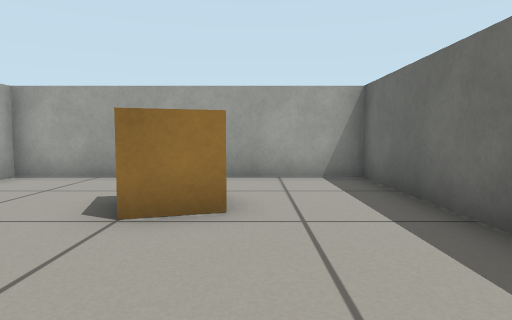
View 1 (above)

23 first-person views from a walk through a world built for the Gazebo simulator. The camera is 0.45 m above the floor, tilts 4° down and sees 75° across. The floor is counted in squares, 0.5 m on a side. Each view is taken from the middle of a square. On the plan, view 1 faces up. The plan holds only what a view shows up to about 12 squares ahead; the rest is blank.

View 2
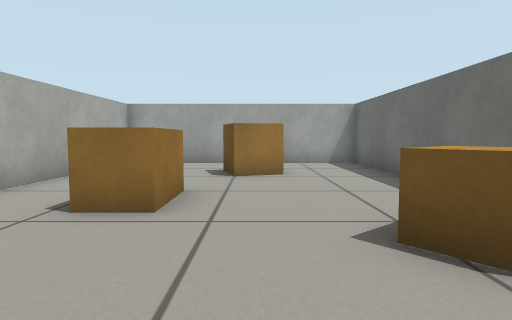

View 3
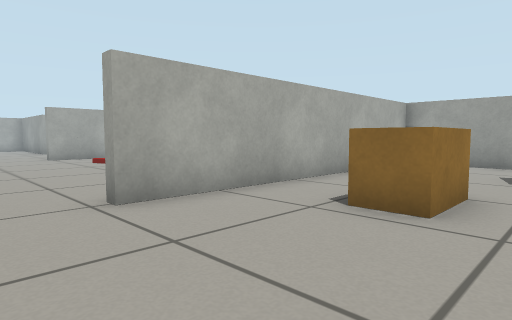

View 4
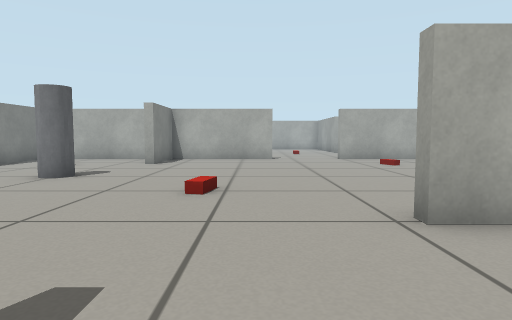

View 5
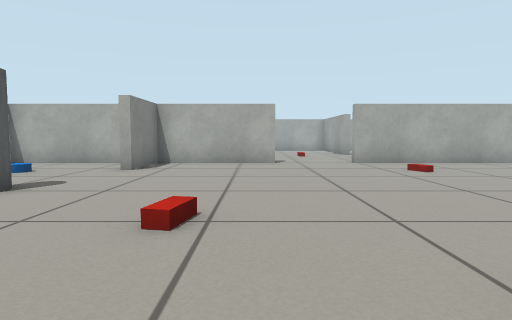

View 6
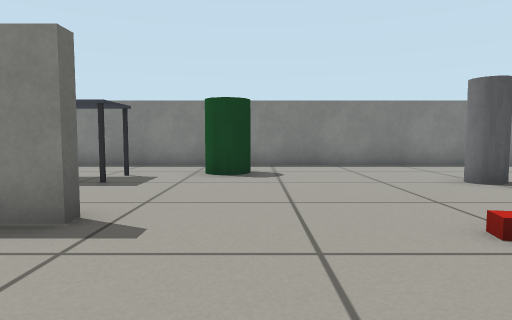

View 7
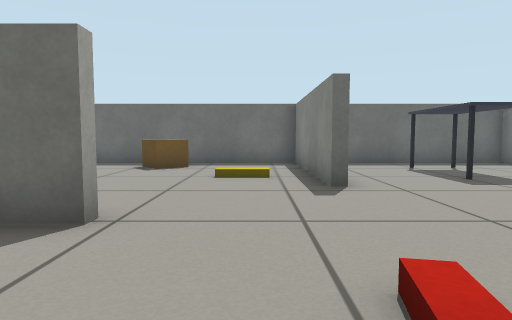

View 8
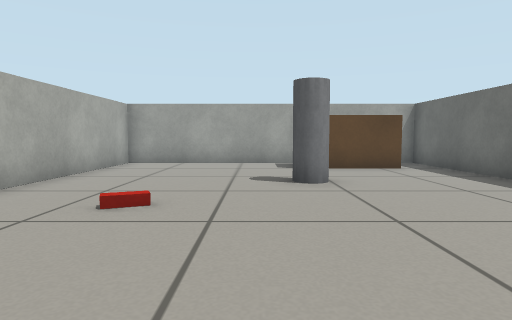

View 9
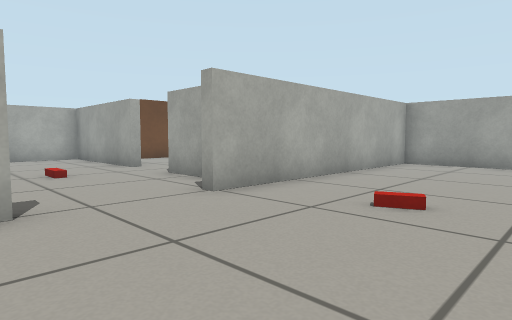

View 10
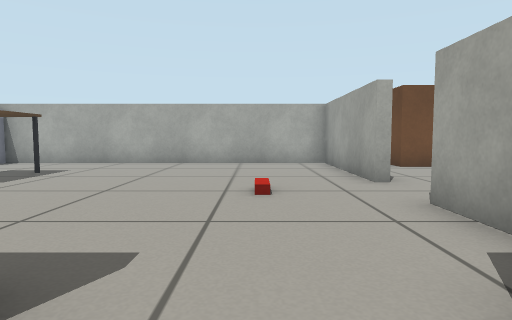

View 11
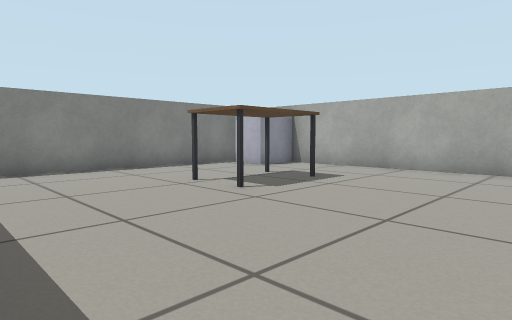

View 12
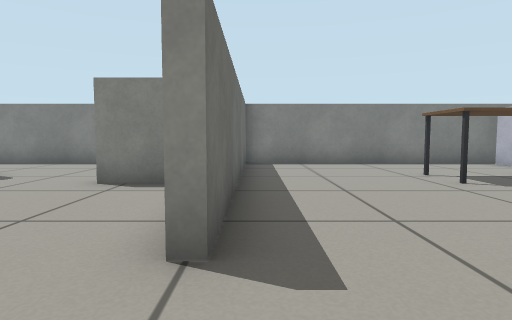

View 13
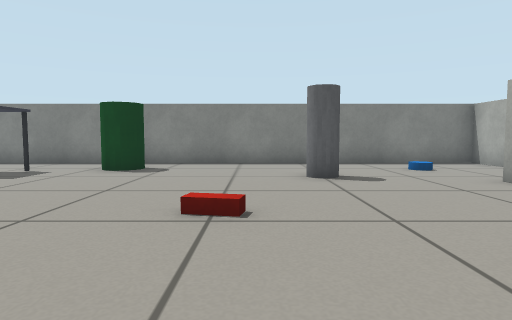

View 14
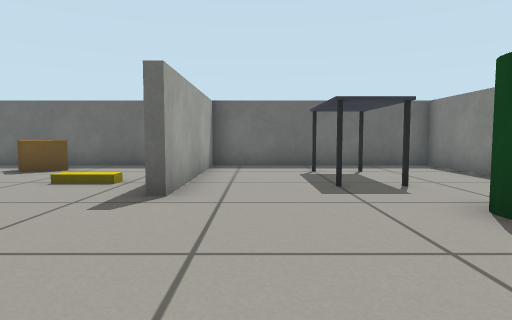

View 15
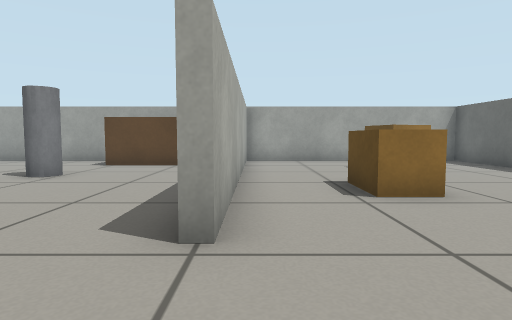

View 16
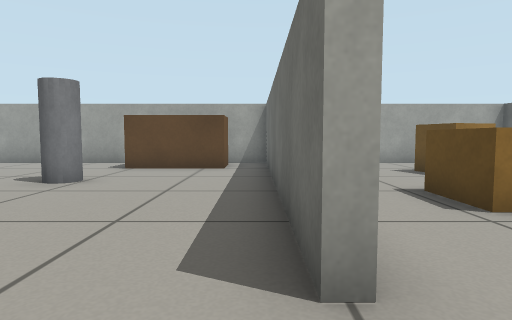

View 17
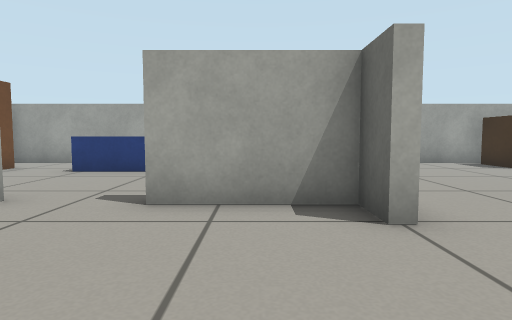

View 18
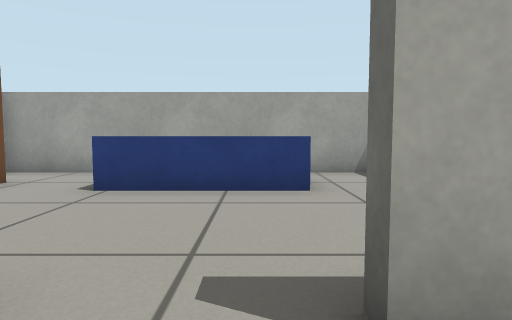

View 19
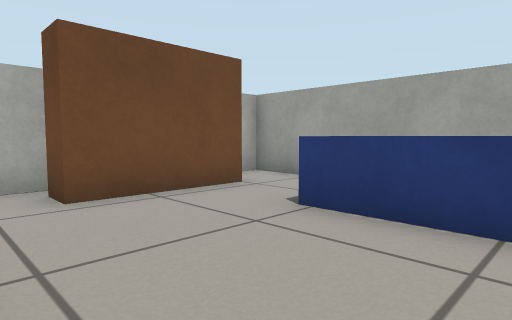

View 20
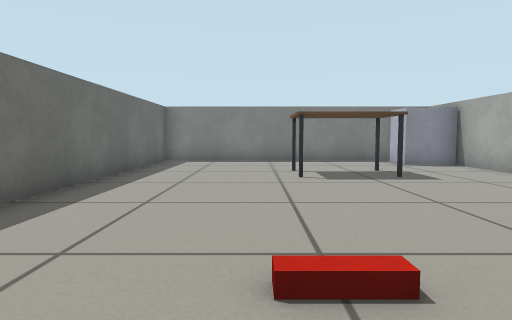

View 21
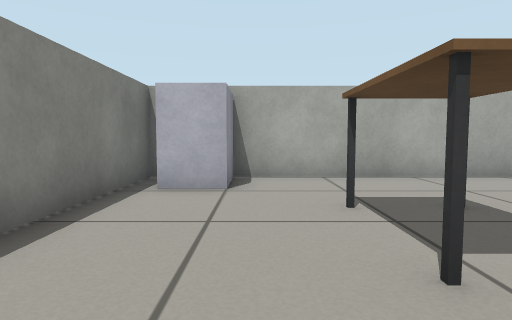

View 22
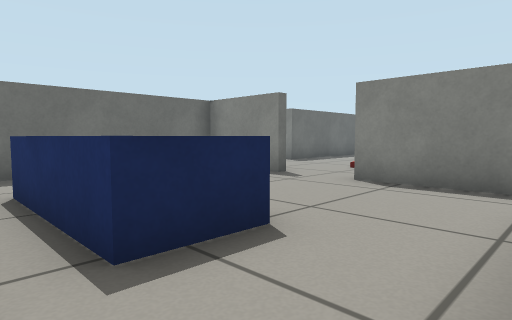

View 23
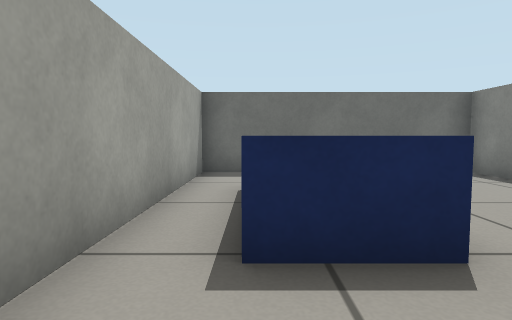

### Floor plan
Ten units are one square. View 1 is at (0, 0); x grows to the right and y downward. Boxes are objects, and circles mark ways between rooms. Rooms are numbered by the first view taken in them; rooms with no view inside come last. Other rooms are left out.
<svg viewBox="-260 -80 289 208">
<path fill="none" stroke="#000" d="M-31 54 24 54 24 -73 -53 -73 -53 22M-53 22 -56 22 -56 -73M-157 33 -153 33 -153 73 -130 73 -130 78M-153 85 -153 123 24 123 24 57 -31 57 -31 54M-98 -73 -153 -73 -153 6M-205 -6 -205 -4 -254 -4 -254 105M-254 123 -156 123M-153 6 -157 6 -157 -4 -184 -4 -184 -6M-157 120 -157 33M-239 -55 -239 -23 -248 -23M-232 -6 -205 -6M-184 -6 -157 -6 -157 -73 -254 -73 -254 -68M-254 -25 -254 -18"/>
<rect x="-35" y="-15" width="20" height="20" fill="#bbb"><title>crate</title></rect>
<rect x="-25" y="-55" width="20" height="20" fill="#bbb"><title>crate</title></rect>
<rect x="-5" y="5" width="20" height="20" fill="#bbb"><title>crate</title></rect>
<rect x="-135" y="95" width="10" height="10" fill="#bbb"><title>bin</title></rect>
<rect x="-135" y="-5" width="10" height="10" fill="#bbb"><title>red box</title></rect>
<rect x="-105" y="75" width="20" height="20" fill="#bbb"><title>pillar</title></rect>
<rect x="-105" y="-35" width="10" height="10" fill="#bbb"><title>pillar</title></rect>
<rect x="-95" y="-75" width="30" height="20" fill="#bbb"><title>brown box</title></rect>
<rect x="-85" y="45" width="10" height="10" fill="#bbb"><title>red box</title></rect>
<rect x="-55" y="95" width="20" height="20" fill="#bbb"><title>barrel</title></rect>
<rect x="-25" y="85" width="30" height="20" fill="#bbb"><title>bench</title></rect>
<rect x="-255" y="105" width="20" height="10" fill="#bbb"><title>cabinet</title></rect>
<rect x="-225" y="75" width="30" height="20" fill="#bbb"><title>dining table</title></rect>
<rect x="-205" y="15" width="10" height="10" fill="#bbb"><title>red box</title></rect>
<rect x="-215" y="-65" width="40" height="20" fill="#bbb"><title>blue box</title></rect>
<circle cx="-45" cy="35" r="3" fill="#2a7"/>
<circle cx="-160" cy="20" r="3" fill="#2a7"/>
<circle cx="-195" cy="-10" r="3" fill="#2a7"/>
<text x="-10" y="-20">1</text>
<text x="-90" y="40">2</text>
<text x="-210" y="60">3</text>
<text x="-210" y="-40">4</text>
</svg>
Room 1 opens to room 2. Room 2 opens to room 3. Room 3 opens to room 4.

Where each view was taken, in squares from view 1:
view 1: 0 up, 0 right, facing up
view 2: 4 down, 1 left, facing up
view 3: 4 down, 1 left, facing up-left
view 4: 4 down, 2 left, facing left
view 5: 4 down, 4 left, facing left
view 6: 2 down, 5 left, facing down
view 7: 4 down, 9 left, facing right
view 8: 4 down, 11 left, facing up
view 9: 4 down, 11 left, facing up-left
view 10: 2 down, 14 left, facing left
view 11: 3 down, 16 left, facing down-left
view 12: 1 down, 16 left, facing down
view 13: 1 down, 8 left, facing down
view 14: 7 down, 8 left, facing right
view 15: 5 down, 5 left, facing up
view 16: 4 down, 6 left, facing up
view 17: 4 down, 17 left, facing up
view 18: 1 down, 19 left, facing up
view 19: 1 up, 19 left, facing up-left
view 20: 0 up, 19 left, facing down
view 21: 10 down, 18 left, facing left
view 22: 7 up, 24 left, facing down-right
view 23: 6 up, 24 left, facing right
